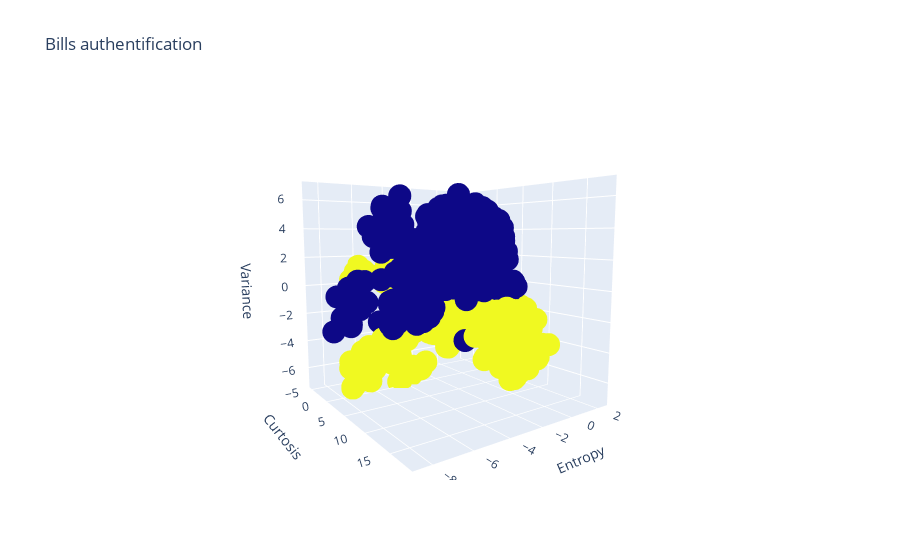

The notebook cell this image was saved under:
### Markdown cell above
## Visualising the data

### Code cell
import plotly.offline as py
import plotly.graph_objects as go

trace = go.Scatter3d(
    x = bill_data['Variance'],
    y = bill_data['Curtosis'],
    z = bill_data['Entropy'],
    mode = 'markers',
    marker = dict( 
        color = bill_data['Class'],
        opacity = 1),
)
layout2 = go.Layout(scene = {'aspectmode':'cube'})
layout2['scene'].update(xaxis = {'title':'Variance'}, yaxis = {'title':'Curtosis'}, zaxis = {'title':'Entropy'})
layout2['title'] = 'Bills authentification'

camera = dict( up=dict(x=1, y=0, z=0),           # determine the up direction on the page (here x i.e. Age)
               center=dict(x=0, y=0, z=0),       # (0,0,0) is always the center of the domain, no matter data values
               eye=dict(x=0.25, y=1.7, z=-1.2)   # x 2 to value unzoom by 2,  < 1 and you are in the domaine
             )

layout2['scene_camera'] = camera

fig = go.Figure(data=[trace], layout=layout2)
py.iplot(fig, show_link=False)

### Figure 1 — Plotly figure (JSON) as saved in the notebook; plotly's stock layout.template omitted (floating-point values rounded to 4 significant figures; data arrays with more than 128 entries replaced by an {"elided": "..."} marker saying what was removed)
{"data": [{"marker": {"color": {"elided": "1372 int values"}, "opacity": 1}, "mode": "markers", "type": "scatter3d", "x": {"elided": "1372 float values"}, "y": {"elided": "1372 float values"}, "z": {"elided": "1372 float values"}}], "layout": {"scene": {"aspectmode": "cube", "camera": {"center": {"x": 0, "y": 0, "z": 0}, "eye": {"x": 0.25, "y": 1.7, "z": -1.2}, "up": {"x": 1, "y": 0, "z": 0}}, "xaxis": {"title": {"text": "Variance"}}, "yaxis": {"title": {"text": "Curtosis"}}, "zaxis": {"title": {"text": "Entropy"}}}, "title": {"text": "Bills authentification"}}}
